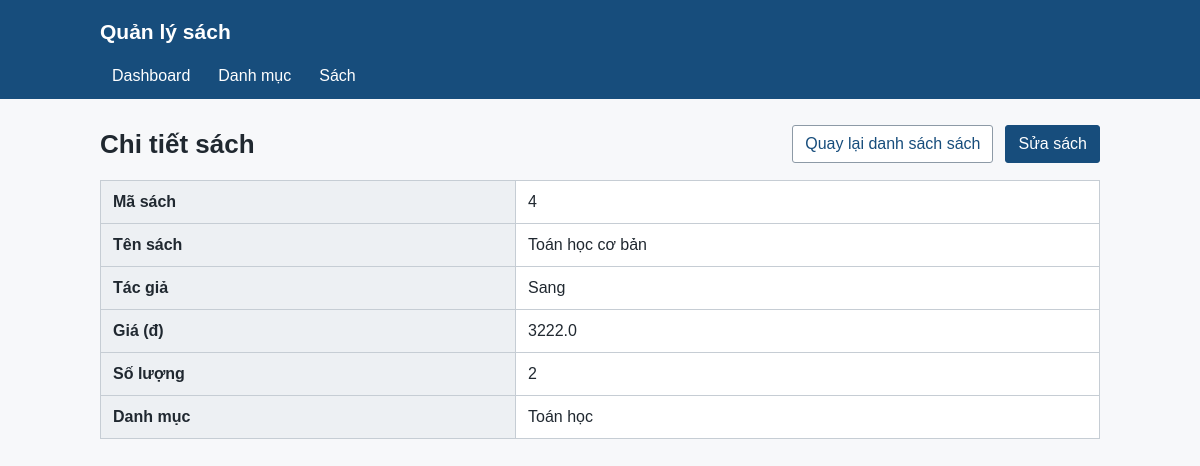
The app's page /books/4 with its own data.
### tables this page shows
CREATE TABLE books (
                id INTEGER PRIMARY KEY AUTOINCREMENT,
                title TEXT NOT NULL,
                author TEXT,
                price REAL NOT NULL CHECK (price >= 0),
                quantity INTEGER NOT NULL DEFAULT 0 CHECK (quantity >= 0),
                category_id INTEGER NOT NULL,
                FOREIGN KEY (category_id) REFERENCES categories(id) ON DELETE RESTRICT
            );

CREATE TABLE categories (
                id INTEGER PRIMARY KEY AUTOINCREMENT,
                name TEXT NOT NULL UNIQUE,
                description TEXT
            );

### app.py (the view)
@app.get("/books/<int:id>")
def book_detail(id):
    with closing(get_connection()) as connection:
        book = connection.execute(
            BOOKS_WITH_CATEGORY + " WHERE books.id = ?", (str(id),)
        ).fetchone()
    if book is None:
        abort(404)
    return render_template("book_detail.html", book=book)

### database.py (called while the page is built)
def get_connection():
    connection = sqlite3.connect(DATABASE_PATH)
    connection.row_factory = sqlite3.Row
    connection.execute("PRAGMA foreign_keys = ON")
    return connection

### templates/book_detail.html (shortened to what this page needs)
{% extends "base.html" %}
{% block content %}
<div class="page-heading">
    <h1>Chi tiết sách</h1>
    <div class="form-actions">
        <a class="button secondary" href="{{ url_for('books') }}">Quay lại danh sách sách</a>
        <a class="button" href="{{ url_for('book_form', id=book.id) }}">Sửa sách</a>
    </div>
</div>
<div class="table-wrapper">
    <table>
        <tbody>
            <tr><th scope="row">Mã sách</th><td>{{ book.id }}</td></tr>
            <tr><th scope="row">Tên sách</th><td>{{ book.title }}</td></tr>
            <tr><th scope="row">Tác giả</th><td>{{ book.author or 'Chưa có thông tin' }}</td></tr>
            <tr><th scope="row">Giá (đ)</th><td>{{ book.price }}</td></tr>
            <tr><th scope="row">Số lượng</th><td>{{ book.quantity }}</td></tr>
            <tr><th scope="row">Danh mục</th><td>{{ book.category_name }}</td></tr>
        </tbody>
    </table>
</div>
{% endblock %}

### static/style.css (style rules this page uses)
* { box-sizing: border-box; }
body { margin: 0; background: #f7f8fa; color: #202830; font: 16px/1.5 Arial, sans-serif; }
a { color: #174d7c; }
h1 { margin: 0 0 18px; font-size: 26px; }
.page-heading, .totals, .filter, .form-actions { display: flex; flex-wrap: wrap; align-items: center; gap: 12px; }
.page-heading { justify-content: space-between; margin-bottom: 16px; }
.page-heading h1 { margin: 0; }
.table-wrapper { overflow-x: auto; }
table { width: 100%; border-collapse: collapse; background: white; }
th, td { border: 1px solid #c6cdd4; padding: 9px 12px; text-align: left; vertical-align: top; }
th { background: #edf0f3; }
button, .button { display: inline-block; padding: 6px 12px; border: 1px solid #174d7c; border-radius: 3px; background: #174d7c; color: white; font: inherit; text-decoration: none; cursor: pointer; }
.secondary { background: white; border-color: #8d9aa6; color: #174d7c; }

### records on screen
books: id "4", title "Toán học cơ bản", author "Sang", price "3222.0", quantity "2"
categories: category_name "Toán học"
